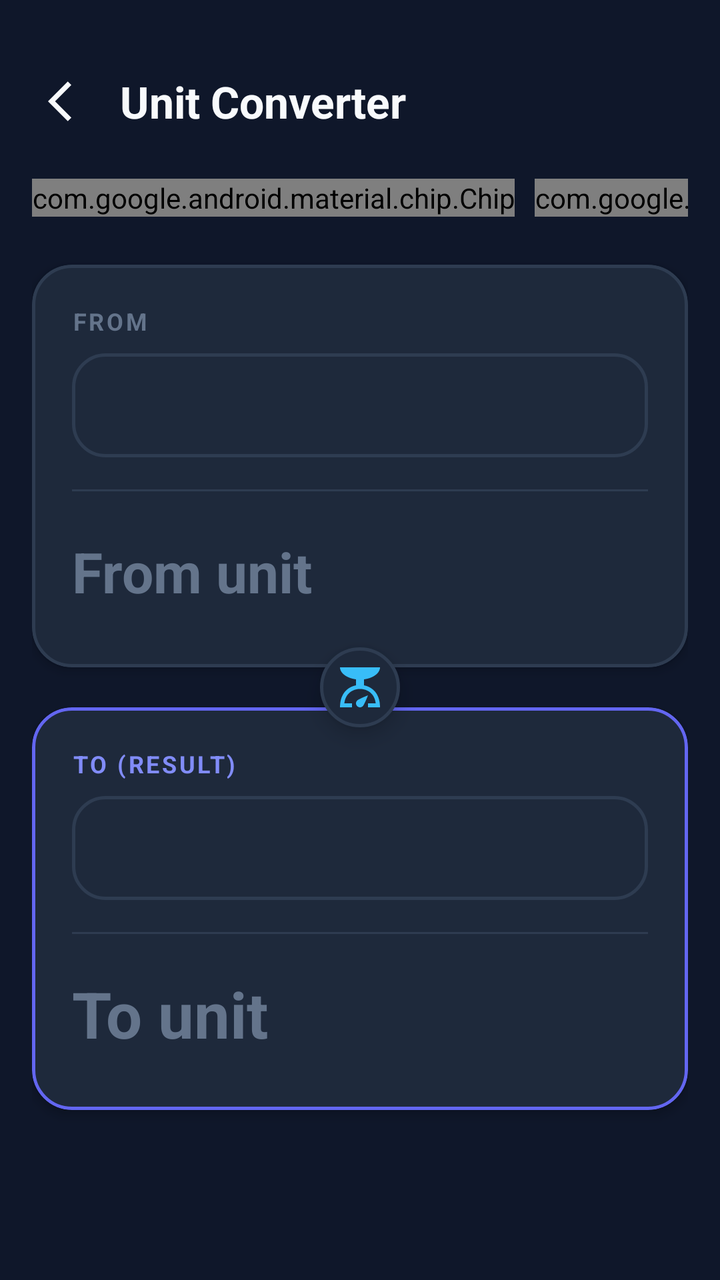
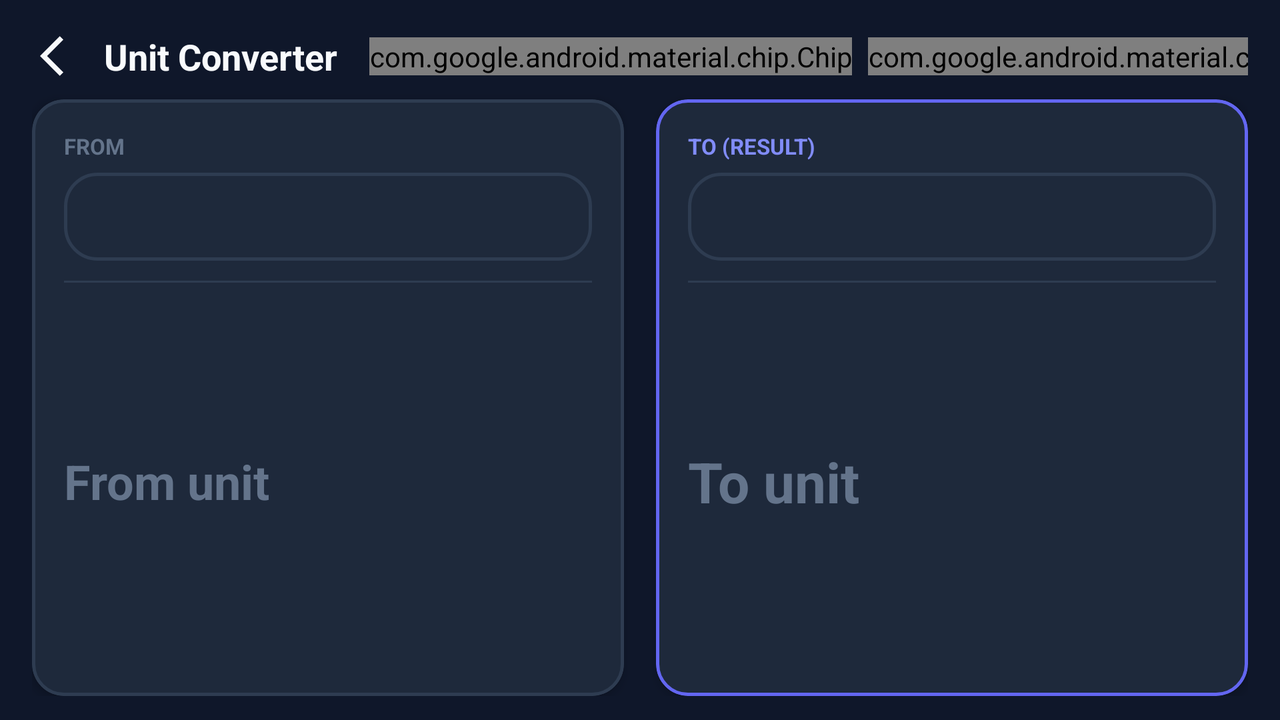

First picture: res/layout/ on a phone held upright. Second picture: the repository's own variant of that layout, on a device whose configuration matches the variant's folder. Source for both follows.
<!-- AndroidManifest.xml: application theme Theme.Calculater -->
<!-- res/layout/activity_unit_calculate.xml -->
<?xml version="1.0" encoding="utf-8"?>
<androidx.constraintlayout.widget.ConstraintLayout xmlns:android="http://schemas.android.com/apk/res/android"
    xmlns:app="http://schemas.android.com/apk/res-auto"
    xmlns:tools="http://schemas.android.com/tools"
    android:id="@+id/main"
    android:layout_width="match_parent"
    android:layout_height="match_parent"
    android:background="@color/bg_dark"
    android:paddingStart="16dp"
    android:paddingEnd="16dp"
    tools:context=".unitCalculate">

    
    <TextView
        android:id="@+id/unit_measure"
        android:layout_width="wrap_content"
        android:layout_height="wrap_content"
        android:layout_marginTop="28dp"
        android:drawablePadding="12dp"
        android:gravity="center_vertical"
        android:padding="8dp"
        android:text="@string/unit_converter"
        android:textColor="@color/text_primary"
        android:textSize="22sp"
        android:textStyle="bold"
        app:drawableStartCompat="@drawable/baseline_arrow_back_ios_24"
        app:drawableTint="@color/text_primary"
        app:layout_constraintStart_toStartOf="parent"
        app:layout_constraintTop_toTopOf="parent" />

    
    <HorizontalScrollView
        android:id="@+id/horizontalScrollView"
        android:layout_width="0dp"
        android:layout_height="wrap_content"
        android:layout_marginTop="16dp"
        android:scrollbars="none"
        app:layout_constraintEnd_toEndOf="parent"
        app:layout_constraintStart_toStartOf="parent"
        app:layout_constraintTop_toBottomOf="@id/unit_measure">

        <com.google.android.material.chip.ChipGroup
            android:id="@+id/cip_group"
            android:layout_width="wrap_content"
            android:layout_height="wrap_content"
            app:chipSpacingHorizontal="10dp"
            app:selectionRequired="true"
            app:singleLine="true"
            app:singleSelection="true">

            <com.google.android.material.chip.Chip
                android:id="@+id/area_chip"
                style="@style/CustomChipStyle"
                android:layout_width="wrap_content"
                android:layout_height="wrap_content"
                android:checkable="true"
                android:text="@string/area" />

            <com.google.android.material.chip.Chip
                android:id="@+id/length_chip"
                style="@style/CustomChipStyle"
                android:layout_width="wrap_content"
                android:layout_height="wrap_content"
                android:checkable="true"
                android:text="@string/length" />

            <com.google.android.material.chip.Chip
                android:id="@+id/tem_chip"
                style="@style/CustomChipStyle"
                android:layout_width="wrap_content"
                android:layout_height="wrap_content"
                android:checkable="true"
                android:text="@string/temperature" />

            <com.google.android.material.chip.Chip
                android:id="@+id/data_chip"
                style="@style/CustomChipStyle"
                android:layout_width="wrap_content"
                android:layout_height="wrap_content"
                android:checkable="true"
                android:text="@string/data" />

            <com.google.android.material.chip.Chip
                android:id="@+id/tax_chip"
                style="@style/CustomChipStyle"
                android:layout_width="wrap_content"
                android:layout_height="wrap_content"
                android:checkable="true"
                android:text="@string/tax" />

            <com.google.android.material.chip.Chip
                android:id="@+id/mass_chip"
                style="@style/CustomChipStyle"
                android:layout_width="wrap_content"
                android:layout_height="wrap_content"
                android:checkable="true"
                android:text="@string/mass" />

        </com.google.android.material.chip.ChipGroup>
    </HorizontalScrollView>

    
    <com.google.android.material.card.MaterialCardView
        android:id="@+id/from_card"
        android:layout_width="0dp"
        android:layout_height="wrap_content"
        android:layout_marginTop="24dp"
        app:cardBackgroundColor="@color/surface_dark"
        app:cardCornerRadius="20dp"
        app:cardElevation="3dp"
        app:strokeColor="@color/surface_border"
        app:strokeWidth="1.5dp"
        app:layout_constraintEnd_toEndOf="parent"
        app:layout_constraintStart_toStartOf="parent"
        app:layout_constraintTop_toBottomOf="@id/horizontalScrollView">

        <LinearLayout
            android:layout_width="match_parent"
            android:layout_height="wrap_content"
            android:orientation="vertical"
            android:padding="20dp">

            <TextView
                android:layout_width="wrap_content"
                android:layout_height="wrap_content"
                android:text="FROM"
                android:textColor="@color/text_muted"
                android:textSize="12sp"
                android:textStyle="bold"
                android:letterSpacing="0.1" />

            <androidx.appcompat.widget.AppCompatSpinner
                android:id="@+id/spinner_one"
                android:layout_width="match_parent"
                android:layout_height="52dp"
                android:layout_marginTop="8dp"
                android:background="@drawable/spinner_bg"
                android:popupBackground="@color/surface_dark" />

            <View
                android:id="@+id/line"
                android:layout_width="match_parent"
                android:layout_height="1dp"
                android:layout_marginTop="16dp"
                android:layout_marginBottom="12dp"
                android:background="@color/surface_border" />

            <EditText
                android:id="@+id/from_unit"
                android:layout_width="match_parent"
                android:layout_height="56dp"
                android:background="@null"
                android:gravity="center_vertical|start"
                android:hint="@string/from_unit"
                android:inputType="numberDecimal"
                android:textColor="@color/text_primary"
                android:textColorHint="@color/text_muted"
                android:textSize="28sp"
                android:textStyle="bold" />

        </LinearLayout>
    </com.google.android.material.card.MaterialCardView>

    
    <ImageView
        android:id="@+id/swap_indicator"
        android:layout_width="40dp"
        android:layout_height="40dp"
        android:background="@drawable/edittext_background"
        android:elevation="6dp"
        android:padding="8dp"
        android:src="@drawable/baseline_scale_24"
        app:tint="@color/secondary_accent"
        app:layout_constraintBottom_toTopOf="@id/to_card"
        app:layout_constraintEnd_toEndOf="parent"
        app:layout_constraintStart_toStartOf="parent"
        app:layout_constraintTop_toBottomOf="@id/from_card" />

    
    <com.google.android.material.card.MaterialCardView
        android:id="@+id/to_card"
        android:layout_width="0dp"
        android:layout_height="wrap_content"
        android:layout_marginTop="20dp"
        app:cardBackgroundColor="@color/surface_dark"
        app:cardCornerRadius="20dp"
        app:cardElevation="3dp"
        app:strokeColor="@color/primary_accent"
        app:strokeWidth="1.5dp"
        app:layout_constraintEnd_toEndOf="parent"
        app:layout_constraintStart_toStartOf="parent"
        app:layout_constraintTop_toBottomOf="@id/from_card">

        <LinearLayout
            android:layout_width="match_parent"
            android:layout_height="wrap_content"
            android:orientation="vertical"
            android:padding="20dp">

            <TextView
                android:layout_width="wrap_content"
                android:layout_height="wrap_content"
                android:text="TO (RESULT)"
                android:textColor="@color/primary_accent_light"
                android:textSize="12sp"
                android:textStyle="bold"
                android:letterSpacing="0.1" />

            <androidx.appcompat.widget.AppCompatSpinner
                android:id="@+id/spinner_2"
                android:layout_width="match_parent"
                android:layout_height="52dp"
                android:layout_marginTop="8dp"
                android:background="@drawable/spinner_bg"
                android:popupBackground="@color/surface_dark" />

            <View
                android:id="@+id/line2"
                android:layout_width="match_parent"
                android:layout_height="1dp"
                android:layout_marginTop="16dp"
                android:layout_marginBottom="12dp"
                android:background="@color/surface_border" />

            <TextView
                android:id="@+id/To_unit"
                android:layout_width="match_parent"
                android:layout_height="56dp"
                android:gravity="center_vertical|start"
                android:hint="@string/to_unit"
                android:textColor="@color/secondary_accent"
                android:textColorHint="@color/text_muted"
                android:textSize="32sp"
                android:textStyle="bold" />

        </LinearLayout>
    </com.google.android.material.card.MaterialCardView>

    <View
        android:id="@+id/line3"
        android:layout_width="match_parent"
        android:layout_height="1dp"
        android:visibility="gone"
        app:layout_constraintTop_toBottomOf="@id/to_card" />

    <androidx.constraintlayout.widget.Guideline
        android:id="@+id/guideline_hori"
        android:layout_width="wrap_content"
        android:layout_height="wrap_content"
        android:orientation="horizontal"
        app:layout_constraintGuide_percent="0.03" />

    <androidx.constraintlayout.widget.Guideline
        android:id="@+id/guideline_vertical"
        android:layout_width="wrap_content"
        android:layout_height="wrap_content"
        android:orientation="vertical"
        app:layout_constraintGuide_percent="0.00" />

</androidx.constraintlayout.widget.ConstraintLayout>
<!-- resources referenced by this layout -->
<resources>
  <color name="bg_dark">#0F172A</color>
  <color name="primary_accent">#6366F1</color>
  <color name="primary_accent_light">#818CF8</color>
  <color name="secondary_accent">#38BDF8</color>
  <color name="surface_border">#2E3C51</color>
  <color name="surface_dark">#1E293B</color>
  <color name="text_muted">#64748B</color>
  <color name="text_primary">#F8FAFC</color>
  <!-- drawable baseline_arrow_back_ios_24 (drawable) -->
  <?xml version="1.0" encoding="utf-8"?>
  <vector xmlns:android="http://schemas.android.com/apk/res/android"
      android:width="24dp"
      android:height="24dp"
      android:viewportWidth="24"
      android:viewportHeight="24"
      android:tint="@color/text_primary"
      android:autoMirrored="true">
      <path
          android:fillColor="@android:color/white"
          android:pathData="M11.67,3.87L9.9,2.1 0,12l9.9,9.9 1.77,-1.77L3.54,12z" />
  </vector>
  <!-- drawable baseline_scale_24 (drawable) -->
  <?xml version="1.0" encoding="utf-8"?>
  <vector xmlns:android="http://schemas.android.com/apk/res/android"
      android:width="24dp"
      android:height="24dp"
      android:viewportWidth="24"
      android:viewportHeight="24"
      android:tint="@color/secondary_accent">
      <path
          android:fillColor="@android:color/white"
          android:pathData="M14,11V8c4.56,-0.58 8,-3.1 8,-6H2c0,2.9 3.44,5.42 8,6l0,3c-3.68,0.73 -8,3.61 -8,11h6v-2H4.13c0.93,-6.83 6.65,-7.2 7.87,-7.2s6.94,0.37 7.87,7.2H16v2h6C22,14.61 17.68,11.73 14,11zM12,22c-1.1,0 -2,-0.9 -2,-2c0,-0.55 0.22,-1.05 0.59,-1.41C11.39,17.79 16,16 16,16s-1.79,4.61 -2.59,5.41C13.05,21.78 12.55,22 12,22z" />
  </vector>
  <!-- drawable edittext_background (drawable) -->
  <?xml version="1.0" encoding="utf-8"?>
  <shape xmlns:android="http://schemas.android.com/apk/res/android"
      android:shape="rectangle">
      <solid android:color="@color/surface_dark" />
      <corners android:radius="24dp" />
      <stroke
          android:width="1.5dp"
          android:color="@color/surface_border" />
  </shape>
  <!-- drawable spinner_bg (drawable) -->
  <?xml version="1.0" encoding="utf-8"?>
  <shape xmlns:android="http://schemas.android.com/apk/res/android"
      android:shape="rectangle">
      <solid android:color="@color/surface_dark" />
      <corners android:radius="16dp" />
      <stroke
          android:width="1.5dp"
          android:color="@color/surface_border" />
  </shape>
  <string name="area">Area</string>
  <string name="data">Data</string>
  <string name="from_unit">From unit</string>
  <string name="length">Length</string>
  <string name="mass">Mass</string>
  <string name="tax">Tax</string>
  <string name="temperature">Temperature</string>
  <string name="to_unit">To unit</string>
  <string name="unit_converter">Unit Converter</string>
  <style name="CustomChipStyle" parent="Widget.Material3.Chip.Filter">
          <item name="android:textColor">@color/chip_text_selector</item>
          <item name="chipBackgroundColor">@color/chip_bg_selector</item>
          <item name="chipStrokeColor">@color/chip_stroke_selector</item>
          <item name="chipStrokeWidth">1dp</item>
          <item name="elevation">2dp</item>
          <item name="chipCornerRadius">20dp</item>
          <item name="chipMinHeight">44dp</item>
          <item name="android:textSize">15sp</item>
          <item name="android:textStyle">bold</item>
      </style>
  <style name="Theme.Calculater" parent="Base.Theme.Calculater" />
  <style name="Base.Theme.Calculater" parent="Theme.Material3.DayNight.NoActionBar">
          <item name="android:statusBarColor">@color/bg_dark</item>
          <item name="android:navigationBarColor">@color/bg_dark</item>
          <item name="android:windowBackground">@color/bg_dark</item>
          <item name="android:windowLightStatusBar">false</item>
          <item name="colorPrimary">@color/primary_accent</item>
      </style>
</resources>
<!-- res/layout-land/activity_unit_calculate.xml (the repository's variant of the layout above) -->
<!-- drawn on the phone turned sideways -->
<?xml version="1.0" encoding="utf-8"?>
<androidx.constraintlayout.widget.ConstraintLayout xmlns:android="http://schemas.android.com/apk/res/android"
    xmlns:app="http://schemas.android.com/apk/res-auto"
    xmlns:tools="http://schemas.android.com/tools"
    android:id="@+id/main"
    android:layout_width="match_parent"
    android:layout_height="match_parent"
    android:background="@color/bg_dark"
    android:paddingStart="16dp"
    android:paddingEnd="16dp"
    android:paddingBottom="12dp"
    tools:context=".unitCalculate">

    
    <TextView
        android:id="@+id/unit_measure"
        android:layout_width="wrap_content"
        android:layout_height="wrap_content"
        android:layout_marginTop="12dp"
        android:drawablePadding="8dp"
        android:gravity="center_vertical"
        android:padding="4dp"
        android:text="@string/unit_converter"
        android:textColor="@color/text_primary"
        android:textSize="18sp"
        android:textStyle="bold"
        app:drawableStartCompat="@drawable/baseline_arrow_back_ios_24"
        app:drawableTint="@color/text_primary"
        app:layout_constraintStart_toStartOf="parent"
        app:layout_constraintTop_toTopOf="parent" />

    
    <HorizontalScrollView
        android:id="@+id/horizontalScrollView"
        android:layout_width="0dp"
        android:layout_height="wrap_content"
        android:layout_marginStart="12dp"
        android:scrollbars="none"
        app:layout_constraintBottom_toBottomOf="@id/unit_measure"
        app:layout_constraintEnd_toEndOf="parent"
        app:layout_constraintStart_toEndOf="@id/unit_measure"
        app:layout_constraintTop_toTopOf="@id/unit_measure">

        <com.google.android.material.chip.ChipGroup
            android:id="@+id/cip_group"
            android:layout_width="wrap_content"
            android:layout_height="wrap_content"
            app:chipSpacingHorizontal="8dp"
            app:selectionRequired="true"
            app:singleLine="true"
            app:singleSelection="true">

            <com.google.android.material.chip.Chip
                android:id="@+id/area_chip"
                style="@style/CustomChipStyle"
                android:layout_width="wrap_content"
                android:layout_height="wrap_content"
                android:checkable="true"
                android:text="@string/area" />

            <com.google.android.material.chip.Chip
                android:id="@+id/length_chip"
                style="@style/CustomChipStyle"
                android:layout_width="wrap_content"
                android:layout_height="wrap_content"
                android:checkable="true"
                android:text="@string/length" />

            <com.google.android.material.chip.Chip
                android:id="@+id/tem_chip"
                style="@style/CustomChipStyle"
                android:layout_width="wrap_content"
                android:layout_height="wrap_content"
                android:checkable="true"
                android:text="@string/temperature" />

            <com.google.android.material.chip.Chip
                android:id="@+id/data_chip"
                style="@style/CustomChipStyle"
                android:layout_width="wrap_content"
                android:layout_height="wrap_content"
                android:checkable="true"
                android:text="@string/data" />

            <com.google.android.material.chip.Chip
                android:id="@+id/tax_chip"
                style="@style/CustomChipStyle"
                android:layout_width="wrap_content"
                android:layout_height="wrap_content"
                android:checkable="true"
                android:text="@string/tax" />

            <com.google.android.material.chip.Chip
                android:id="@+id/mass_chip"
                style="@style/CustomChipStyle"
                android:layout_width="wrap_content"
                android:layout_height="wrap_content"
                android:checkable="true"
                android:text="@string/mass" />

        </com.google.android.material.chip.ChipGroup>
    </HorizontalScrollView>

    
    
    <com.google.android.material.card.MaterialCardView
        android:id="@+id/from_card"
        android:layout_width="0dp"
        android:layout_height="0dp"
        android:layout_marginTop="12dp"
        android:layout_marginEnd="8dp"
        app:cardBackgroundColor="@color/surface_dark"
        app:cardCornerRadius="16dp"
        app:cardElevation="3dp"
        app:strokeColor="@color/surface_border"
        app:strokeWidth="1.5dp"
        app:layout_constraintBottom_toBottomOf="parent"
        app:layout_constraintEnd_toStartOf="@id/to_card"
        app:layout_constraintStart_toStartOf="parent"
        app:layout_constraintTop_toBottomOf="@id/horizontalScrollView">

        <LinearLayout
            android:layout_width="match_parent"
            android:layout_height="match_parent"
            android:orientation="vertical"
            android:padding="16dp">

            <TextView
                android:layout_width="wrap_content"
                android:layout_height="wrap_content"
                android:text="FROM"
                android:textColor="@color/text_muted"
                android:textSize="11sp"
                android:textStyle="bold" />

            <androidx.appcompat.widget.AppCompatSpinner
                android:id="@+id/spinner_one"
                android:layout_width="match_parent"
                android:layout_height="44dp"
                android:layout_marginTop="6dp"
                android:background="@drawable/spinner_bg"
                android:popupBackground="@color/surface_dark" />

            <View
                android:id="@+id/line"
                android:layout_width="match_parent"
                android:layout_height="1dp"
                android:layout_marginTop="10dp"
                android:layout_marginBottom="8dp"
                android:background="@color/surface_border" />

            <EditText
                android:id="@+id/from_unit"
                android:layout_width="match_parent"
                android:layout_height="match_parent"
                android:background="@null"
                android:gravity="center_vertical|start"
                android:hint="@string/from_unit"
                android:inputType="numberDecimal"
                android:textColor="@color/text_primary"
                android:textColorHint="@color/text_muted"
                android:textSize="24sp"
                android:textStyle="bold" />

        </LinearLayout>
    </com.google.android.material.card.MaterialCardView>

    
    <com.google.android.material.card.MaterialCardView
        android:id="@+id/to_card"
        android:layout_width="0dp"
        android:layout_height="0dp"
        android:layout_marginStart="8dp"
        android:layout_marginTop="12dp"
        app:cardBackgroundColor="@color/surface_dark"
        app:cardCornerRadius="16dp"
        app:cardElevation="3dp"
        app:strokeColor="@color/primary_accent"
        app:strokeWidth="1.5dp"
        app:layout_constraintBottom_toBottomOf="parent"
        app:layout_constraintEnd_toEndOf="parent"
        app:layout_constraintStart_toEndOf="@id/from_card"
        app:layout_constraintTop_toBottomOf="@id/horizontalScrollView">

        <LinearLayout
            android:layout_width="match_parent"
            android:layout_height="match_parent"
            android:orientation="vertical"
            android:padding="16dp">

            <TextView
                android:layout_width="wrap_content"
                android:layout_height="wrap_content"
                android:text="TO (RESULT)"
                android:textColor="@color/primary_accent_light"
                android:textSize="11sp"
                android:textStyle="bold" />

            <androidx.appcompat.widget.AppCompatSpinner
                android:id="@+id/spinner_2"
                android:layout_width="match_parent"
                android:layout_height="44dp"
                android:layout_marginTop="6dp"
                android:background="@drawable/spinner_bg"
                android:popupBackground="@color/surface_dark" />

            <View
                android:id="@+id/line2"
                android:layout_width="match_parent"
                android:layout_height="1dp"
                android:layout_marginTop="10dp"
                android:layout_marginBottom="8dp"
                android:background="@color/surface_border" />

            <TextView
                android:id="@+id/To_unit"
                android:layout_width="match_parent"
                android:layout_height="match_parent"
                android:gravity="center_vertical|start"
                android:hint="@string/to_unit"
                android:textColor="@color/secondary_accent"
                android:textColorHint="@color/text_muted"
                android:textSize="28sp"
                android:textStyle="bold" />

        </LinearLayout>
    </com.google.android.material.card.MaterialCardView>

    <View
        android:id="@+id/line3"
        android:layout_width="match_parent"
        android:layout_height="1dp"
        android:visibility="gone"
        app:layout_constraintTop_toBottomOf="@id/to_card" />

    <androidx.constraintlayout.widget.Guideline
        android:id="@+id/guideline_hori"
        android:layout_width="wrap_content"
        android:layout_height="wrap_content"
        android:orientation="horizontal"
        app:layout_constraintGuide_percent="0.03" />

    <androidx.constraintlayout.widget.Guideline
        android:id="@+id/guideline_vertical"
        android:layout_width="wrap_content"
        android:layout_height="wrap_content"
        android:orientation="vertical"
        app:layout_constraintGuide_percent="0.00" />

</androidx.constraintlayout.widget.ConstraintLayout>
<!-- resources referenced by the variant -->
<!-- as the phone turned sideways resolves them -->
<resources>
  <color name="bg_dark">#0F172A</color>
  <color name="primary_accent">#6366F1</color>
  <color name="primary_accent_light">#818CF8</color>
  <color name="secondary_accent">#38BDF8</color>
  <color name="surface_border">#2E3C51</color>
  <color name="surface_dark">#1E293B</color>
  <color name="text_muted">#64748B</color>
  <color name="text_primary">#F8FAFC</color>
  <!-- drawable baseline_arrow_back_ios_24 (drawable) -->
  <?xml version="1.0" encoding="utf-8"?>
  <vector xmlns:android="http://schemas.android.com/apk/res/android"
      android:width="24dp"
      android:height="24dp"
      android:viewportWidth="24"
      android:viewportHeight="24"
      android:tint="@color/text_primary"
      android:autoMirrored="true">
      <path
          android:fillColor="@android:color/white"
          android:pathData="M11.67,3.87L9.9,2.1 0,12l9.9,9.9 1.77,-1.77L3.54,12z" />
  </vector>
  <!-- drawable spinner_bg (drawable) -->
  <?xml version="1.0" encoding="utf-8"?>
  <shape xmlns:android="http://schemas.android.com/apk/res/android"
      android:shape="rectangle">
      <solid android:color="@color/surface_dark" />
      <corners android:radius="16dp" />
      <stroke
          android:width="1.5dp"
          android:color="@color/surface_border" />
  </shape>
  <string name="area">Area</string>
  <string name="data">Data</string>
  <string name="from_unit">From unit</string>
  <string name="length">Length</string>
  <string name="mass">Mass</string>
  <string name="tax">Tax</string>
  <string name="temperature">Temperature</string>
  <string name="to_unit">To unit</string>
  <string name="unit_converter">Unit Converter</string>
  <style name="CustomChipStyle" parent="Widget.Material3.Chip.Filter">
          <item name="android:textColor">@color/chip_text_selector</item>
          <item name="chipBackgroundColor">@color/chip_bg_selector</item>
          <item name="chipStrokeColor">@color/chip_stroke_selector</item>
          <item name="chipStrokeWidth">1dp</item>
          <item name="elevation">2dp</item>
          <item name="chipCornerRadius">20dp</item>
          <item name="chipMinHeight">44dp</item>
          <item name="android:textSize">15sp</item>
          <item name="android:textStyle">bold</item>
      </style>
  <style name="Theme.Calculater" parent="Base.Theme.Calculater" />
  <style name="Base.Theme.Calculater" parent="Theme.Material3.DayNight.NoActionBar">
          <item name="android:statusBarColor">@color/bg_dark</item>
          <item name="android:navigationBarColor">@color/bg_dark</item>
          <item name="android:windowBackground">@color/bg_dark</item>
          <item name="android:windowLightStatusBar">false</item>
          <item name="colorPrimary">@color/primary_accent</item>
      </style>
</resources>
